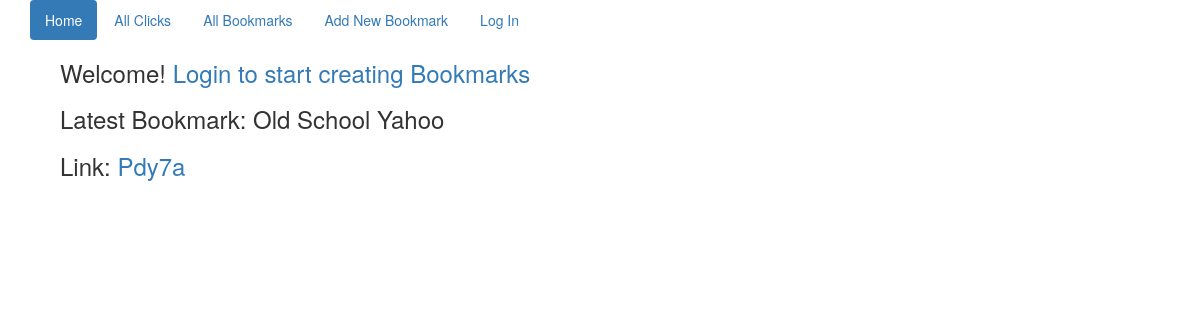
Before: / with the older database file.
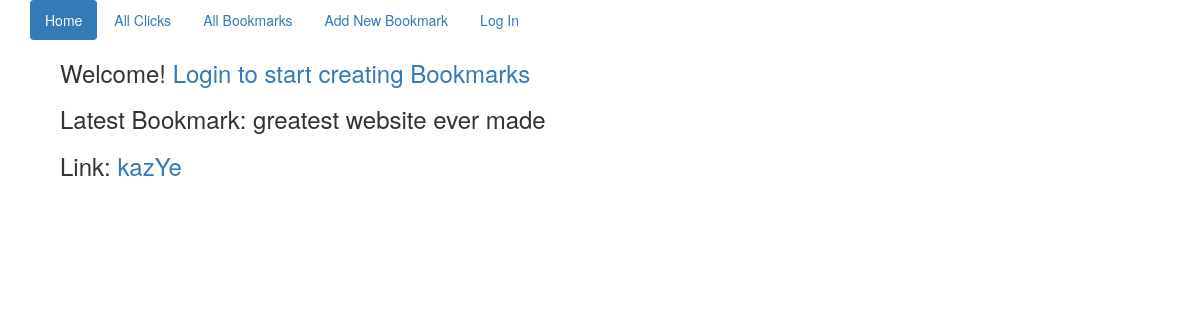
After: the same page with the newer database file.
### shorten_app/models.py (models this page shows, shortened)
class Url(models.Model):
    url = models.URLField()
    title = models.CharField(max_length=100)
    description = models.TextField()
    short_version = models.CharField(max_length=30)
    added = models.DateTimeField(auto_now_add=True)
    user = models.ForeignKey(User)
    class Meta:
        ordering = ["-added"]

### shorten_app/views.py (the view)
# urls.py: url(r'^$', IndexView.as_view(), name="index"),
class IndexView(View):
    def get(self, request):
        last_url = Url.objects.first()
        if self.request.user.id:
            user_urls = Url.objects.filter(user=self.request.user)
            return render(request, 'index.html', {'last_url': last_url,
                                                  'user_urls': user_urls
                                                  }
                          )
        else:
            return render(request, 'index.html', {'last_url': last_url})

### templates/index.html
{% extends 'base.html' %}
{% block content %}
    <div class="container">
    {% if request.user.is_authenticated %}
    <h3>Welcome {{ request.user }}. Your Bookmarks:</h3>
    {% for url in user_urls %}
        <div class="panel panel-default">
            <div class="panel-body">
                <div>
                    <h4>
                        <div>
                            <a href="{% url 'edit_urls' url.pk %}">Edit Bookmark</a>
                        </div>
                    </h4>
                    <h4>
                        <div>
                            <a href="{% url 'clicky' url.short_version %}">{{ url.short_version }}</a>
                        </div>
                    </h4>
                </div>
                <div>
                    <h4>{{ url.title }}: <a href="{{ url.url }}"> {{ url.url }} </a></h4>
                    <div>{{ url.description }}</div>
                    <div><h6>Created: {{ url.added }} {{ url.clicks_set.count }} Total Clicks</h6></div>
                </div>
            </div>
        </div>
    {% endfor %}
    {% else %}
    <h3>Welcome! <a href="{% url 'login' %}">Login to start creating Bookmarks</a></h3>
    {% endif %}
    <div><h3>Latest Bookmark: {{ last_url.title }}</h3></div>
    <div><h3>Link: <a href="{% url 'clicky' last_url.short_version %}">{{ last_url.short_version }}</a></h3></div>
</div>
{% endblock %}

Changed rows visible on the page:
no longer on this page (row unchanged): Url: title "Old School Yahoo", short_version "Pdy7a"
added Url: title "greatest website ever made", short_version "kazYe"
